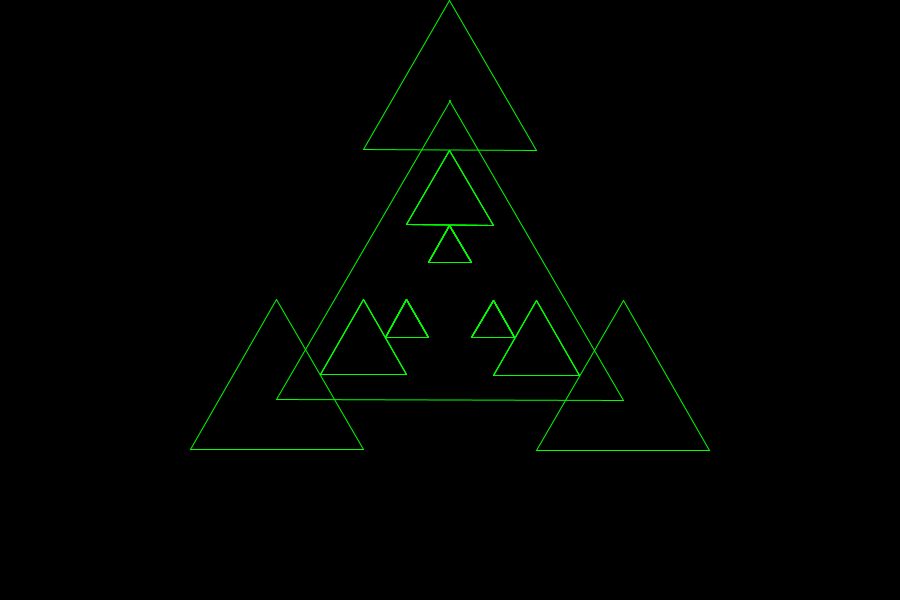
Frame 1 (no input)
Frame 60 (the mouse pressed at the canvas centre just before this capture): identical to frame 1, image omitted
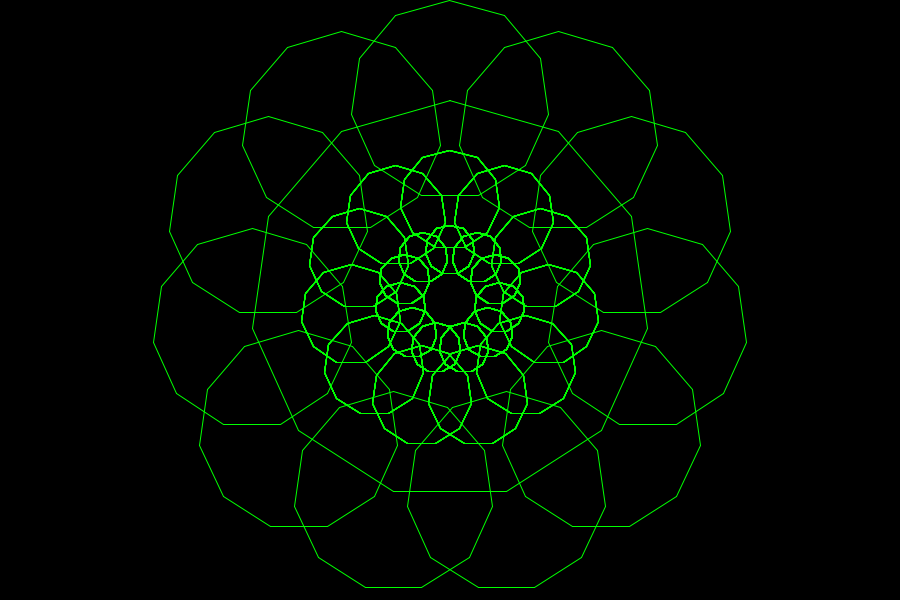
Frame 120 (the mouse held since frame 60 and released just before this capture)

The Processing sketch that drew these frames (run headless with seeded random() and noise(); from frame 60 on, the mouse is pressed at the canvas centre):

// Processing sketch: polarPolyRecursion2
// ── polarPolyRecursion2.pde
int n;

void setup() {
  size(900, 600);
  stroke(0, 255, 0);
}

void draw() {
  translate(width/2, height/2);
  background(0);
  stroke(0, 255, 0);
  n = floor(map(mouseY, 0, height, 3, 20));
  //drawpoly(0,0, 100);
  drawRecursivePoly(0, 0, 200, 3);
}


void drawpoly(float x, float y, float radius) {
  // this will work like the ellipse function
  for (int i =0; i<n; i++) {  // 1/n gets a number less than zero that when multipled by TWO_PI gets the angel in radians
    float angle = i/float(n) - 0.25; //need to convert to a float
    //println(angle);//  the - 0.25 makes the image straight
    float vx = radius * cos(angle *TWO_PI);
    float vy = radius * sin(angle*TWO_PI);
    float v1x= radius * cos((angle+1/float(n))*TWO_PI);
    float v1y= radius * sin((angle+1/float(n))*TWO_PI);
    line(vx+x, vy+y, v1x+x, v1y+y);
  }
}


void drawRecursivePoly(float x, float y, float radius, int depth) {
  // this places another poly at each interseting point by recursivly calling the function as it goes n steps around the unit circle
  drawpoly(x, y, radius);

  if (depth>0) {
    for (int i =0; i<n; i++) {  // 1/n gets a number less than zero that when multipled by TWO_PI gets the angel in radians
      float angle = i/float(n) - 0.25; //need to convert to a float
      //println(angle);//  the - 0.25 makes the image straight
      float vx = radius * cos(angle *TWO_PI);
      float vy = radius * sin(angle*TWO_PI);
      //float vx1 = radius * cos(angle *PI);
      //float vy1 = radius * sin(angle*PI);
      drawRecursivePoly(vx, vy, radius*0.5, depth-1);
     // drawRecursivePoly(vx1,vy1,radius*0.5,depth-1);
    }
  }
}
